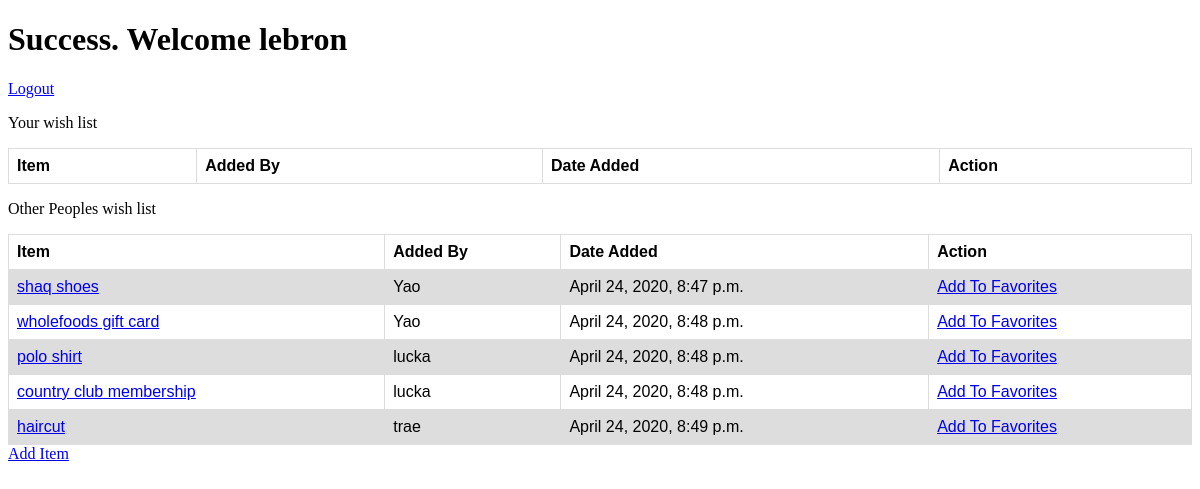
/home (signed in), run on the app's committed database.
### loginRegApp/models.py (models this page shows)
class User(models.Model):
    firstName = models.CharField(max_length = 255)
    lastName = models.CharField(max_length = 255)
    email = models.CharField(max_length = 255)
    password = models.CharField(max_length = 255)
    created_at = models.DateTimeField(auto_now_add = True)
    updated_at = models.DateTimeField(auto_now = True)
    objects = UserManager()

class Item(models.Model):
    name = models.CharField(max_length = 255)
    uploader = models.ForeignKey(User, related_name = 'items_uploaded', on_delete = models.CASCADE)
    favoritor = models.ManyToManyField(User, related_name ='fav_items')
    created_at = models.DateTimeField(auto_now_add=True)
    updated_at = models.DateTimeField(auto_now=True)
    objects = ItemManager()

### loginRegApp/views.py (the view)
# urls.py: 2. Add a URL to urlpatterns:  path('', views.home, name='home')
def home(request):
    if 'loggedinId' not in request.session:
        return redirect("/")
    loggedinuser = User.objects.get(id = request.session['loggedinId'])
    context = {
        'loggedinUser': loggedinuser,
        'mywishes': Item.objects.filter(Q(uploader = loggedinuser) | Q(favoritor = loggedinuser)),
        'notMywishes': Item.objects.exclude(Q(uploader = loggedinuser) | Q(favoritor = loggedinuser))
    }
    return render(request, "home.html", context)

### loginRegApp/templates/home.html (shortened to what this page needs)
<!DOCTYPE html>
<html lang="en">
<head>
</head>
<body>
    <h1>Success. Welcome {{loggedinUser.firstName}}</h1>
    <a href="/logout">Logout</a>
    <p>Your wish list</p>
    <table>
        <tr>
          <th>Item</th>
          <th>Added By</th>
          <th>Date Added</th>
          <th>Action</th>
        </tr>
      </table>
    <p>Other Peoples wish list</p>
    <table>
        <tr>
        <th>Item</th>
        <th>Added By</th>
        <th>Date Added</th>
        <th>Action</th>
        </tr>
        {% for itemObj in notMywishes %}
        <tr>
            <td><a href="/items/{{itemObj.id}}">{{itemObj.name}}</a></td>
            <td>{{itemObj.uploader.firstName}}</td>
            <td>{{itemObj.created_at}}</td>
            {% if loggedinUser == itemObj.uploader %}
            <td><a href="">Delete</a></td>
            {% else %}
            <td><a href="/addtoFav/{{itemObj.id}}">Add To Favorites</a></td>
            {% endif %}
        </tr>
        {% endfor %}
    </table>
    <a href="/wishes/add">Add Item</a>
</body>
</html>

### loginRegApp/templates/home.html (style rules this page uses)
table { font-family: arial, sans-serif; border-collapse: collapse; width: 100%; }
td, th { border: 1px solid #dddddd; text-align: left; padding: 8px; }
tr:nth-child(even) { background-color: #dddddd; }

### data on the page
User: firstName "lebron"
Item: name "shaq shoes", uploader.firstName "Yao", created_at "April 24, 2020, 8:47 p.m."
Item: name "wholefoods gift card", uploader.firstName "Yao", created_at "April 24, 2020, 8:48 p.m."
Item: name "polo shirt", uploader.firstName "lucka", created_at "April 24, 2020, 8:48 p.m."
Item: name "country club membership", uploader.firstName "lucka", created_at "April 24, 2020, 8:48 p.m."
Item: name "haircut", uploader.firstName "trae", created_at "April 24, 2020, 8:49 p.m."
